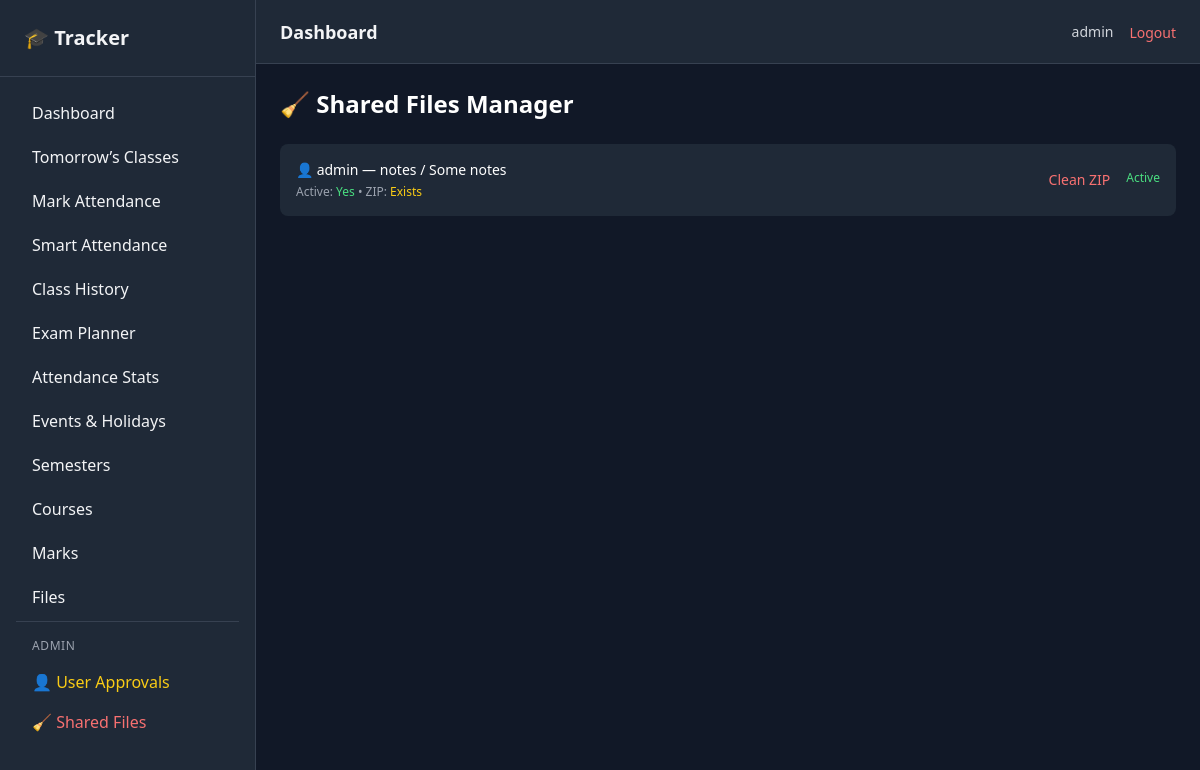
The app's page /manage/shares/ (signed in) with its own data.
### core/models.py (models this page shows, shortened)
class User(AbstractUser):
    email = models.EmailField(unique=True)
    full_name = models.CharField(max_length=200, null=True, blank=True)
    mobile = models.CharField(max_length=20, null=True, blank=True)
    university = models.CharField(
        max_length=200,
        blank=True,
        null=True
    )
    dob = models.DateField(
        blank=True,
        null=True
    )
    is_approved = models.BooleanField(default=False)

class ShareLink(models.Model):
    token = models.UUIDField(
        default=uuid.uuid4,
        unique=True,
        editable=False
    )
    user = models.ForeignKey(
        settings.AUTH_USER_MODEL,
        on_delete=models.CASCADE,
        related_name="shared_links"
    )
    file = models.ForeignKey(
        StoredFile,
        null=True,
        blank=True,
        on_delete=models.CASCADE
    )
    folder = models.ForeignKey(
        Folder,
        null=True,
        blank=True,
        on_delete=models.CASCADE
    )
    zip_file = models.FileField(
        upload_to="shared_zips/",
        null=True,
        blank=True
    )
    cleanup_after_hours = models.PositiveIntegerField(
        default=24,
        help_text="Hours after deactivation to clean ZIP"
    )
    cleaned_at = models.DateTimeField(
        null=True,
        blank=True
    )
    is_active = models.BooleanField(default=True)
    created_at = models.DateTimeField(auto_now_add=True)
    expires_at = models.DateTimeField(null=True, blank=True)

class Folder(models.Model):
    user = models.ForeignKey(
        settings.AUTH_USER_MODEL,
        on_delete = models.CASCADE,
        related_name = 'folders'
    )
    category = models.ForeignKey(
        FileCategory,
        on_delete = models.CASCADE,
        related_name = 'folders'
    )
    name = models.CharField(max_length=150)
    is_protected = models.BooleanField(default=False)
    pin_has = models.CharField(max_length=225, blank=True)
    def __str__(self):
        return f"{self.category.name} / {self.name}"

class FileCategory(models.Model):
    user = models.ForeignKey(
        settings.AUTH_USER_MODEL,
        on_delete = models.CASCADE,
        related_name = 'file_categories'
    )
    name = models.CharField(max_length=100)

### core/views.py (the view)
# urls.py: path("manage/shares/", views.admin_shared_links, name="admin_shared_links"),
@login_required
def admin_shared_links(request):
    if not request.user.is_superuser:
        return redirect("dashboard")
    shares = ShareLink.objects.all().order_by("-created_at")
    return render(request, "admin/shared_links.html", {
        "shares": shares
    })

### templates/admin/shared_links.html
{% extends "base/base.html" %}
{% block content %}
<div class="max-w-5xl mx-auto">
  <h2 class="text-2xl font-semibold text-white mb-6">
    🧹 Shared Files Manager
  </h2>
  {% for s in shares %}
  <div class="bg-gray-800 p-4 rounded-lg mb-3 flex justify-between items-center">
    <div class="min-w-0">
      <p class="text-white text-sm truncate">
        👤 {{ s.user.username }} —
        {{ s.file|default:s.folder }}
      </p>
      <p class="text-xs text-gray-400 mt-1">
        Active:
        {% if s.is_active %}
          <span class="text-green-400">Yes</span>
        {% else %}
          <span class="text-red-400">No</span>
        {% endif %}
        •
        ZIP:
        {% if s.zip_file %}
          <span class="text-yellow-400">Exists</span>
        {% else %}
          <span class="text-gray-500">None</span>
        {% endif %}
      </p>
    </div>
    <div class="flex gap-4 shrink-0">
      {% if s.zip_file %}
      <a href="{% url 'admin_cleanup_share' s.id %}"
         class="text-red-400 text-sm hover:underline"
         onclick="return confirm('Delete ZIP file from storage?');">
        Clean ZIP
      </a>
      {% endif %}
      {% if s.is_active %}
      <span class="text-xs text-green-400">
        Active
      </span>
      {% else %}
      <span class="text-xs text-gray-400">
        Disabled
      </span>
      {% endif %}
    </div>
  </div>
  {% empty %}
  <p class="text-gray-400">
    No shared files found.
  </p>
  {% endfor %}
</div>
{% endblock %}

### templates/base/navbar.html (shortened to what this page needs)
<header class="h-16 bg-gray-800 border-b border-gray-700 flex items-center justify-between px-4 sm:px-6">
    <div class="flex items-center gap-3">
        <h1 class="text-lg font-semibold">
            Dashboard
        </h1>
    </div>
    <div class="flex items-center gap-4">
        <span class="text-sm text-gray-300 hidden sm:block">
            {{ request.user.username }}
        </span>
        <form method="post" action="{% url 'logout' %}">
            <button type="submit"
                    class="text-red-400 hover:text-red-300 text-sm font-medium">
                Logout
            </button>
        </form>
    </div>
</header>

### records on screen
User: user.username "admin"
ShareLink: user.username "admin", file "notes / Some notes", is_active "Yes", shows "Exists", shows "Clean ZIP"
